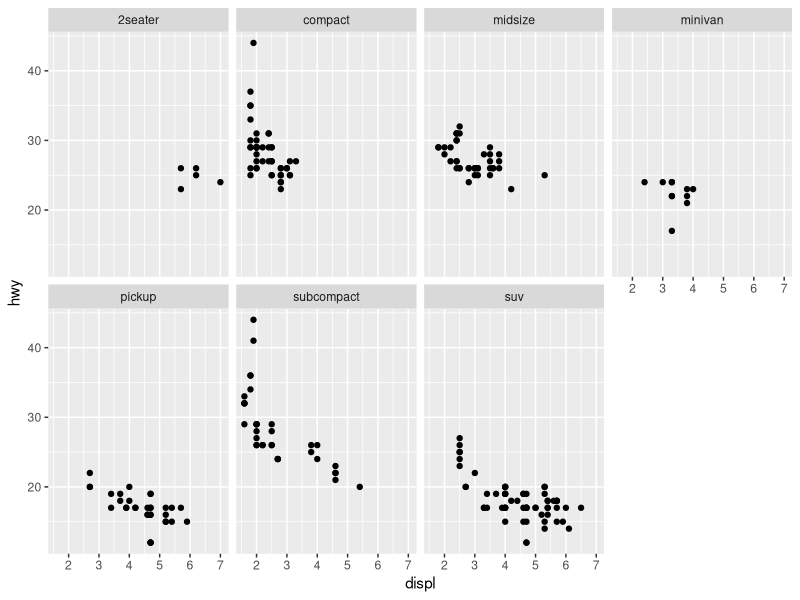
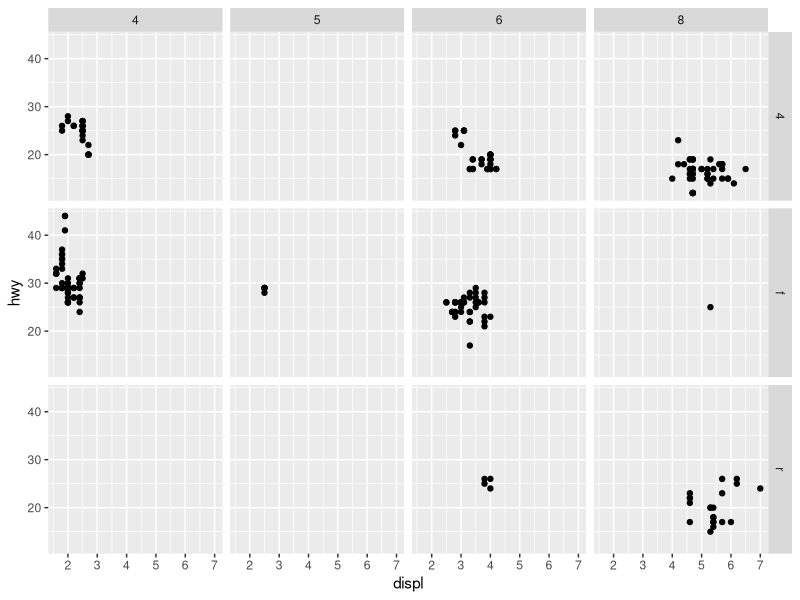
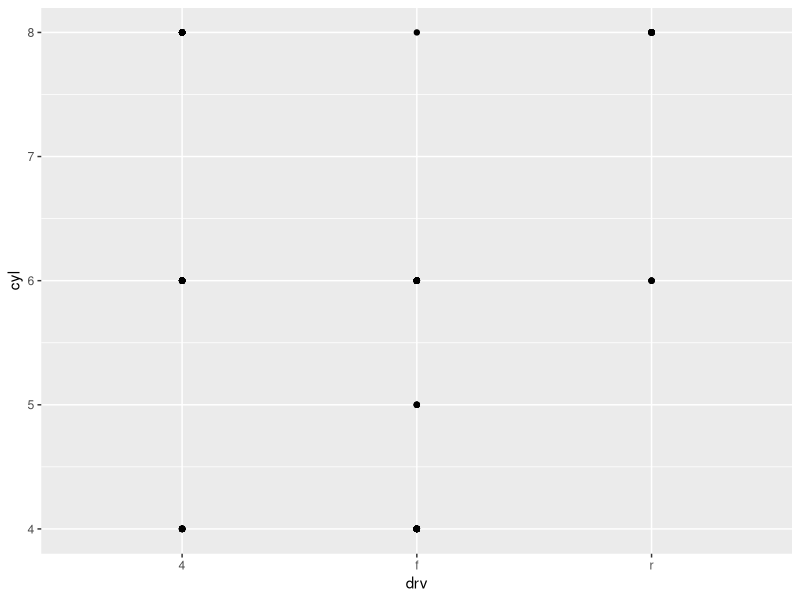
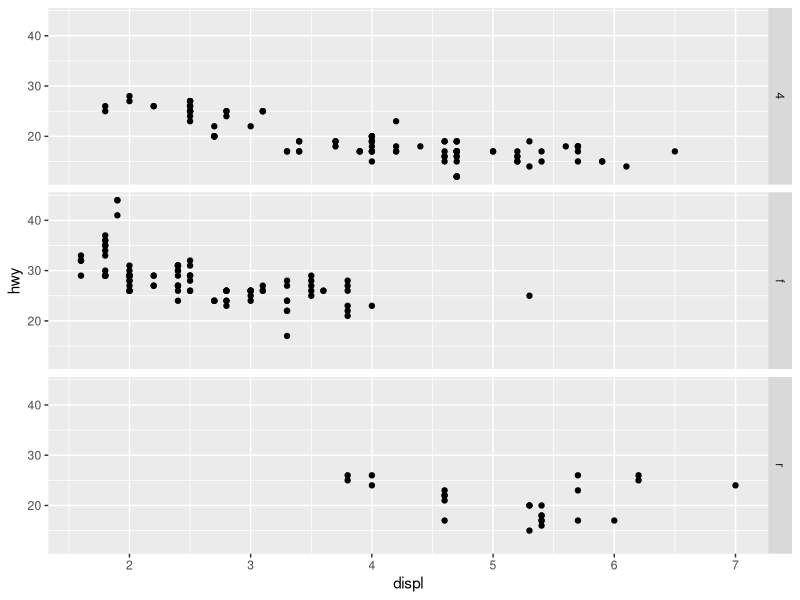
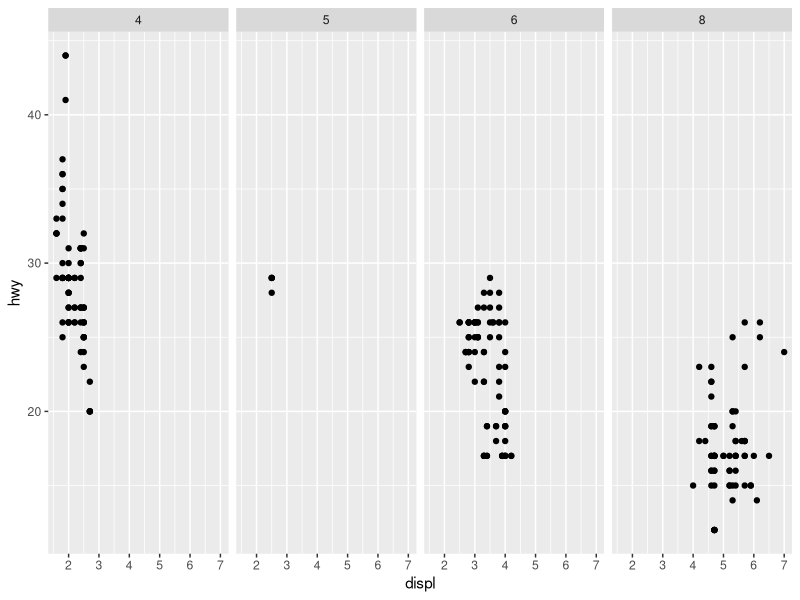
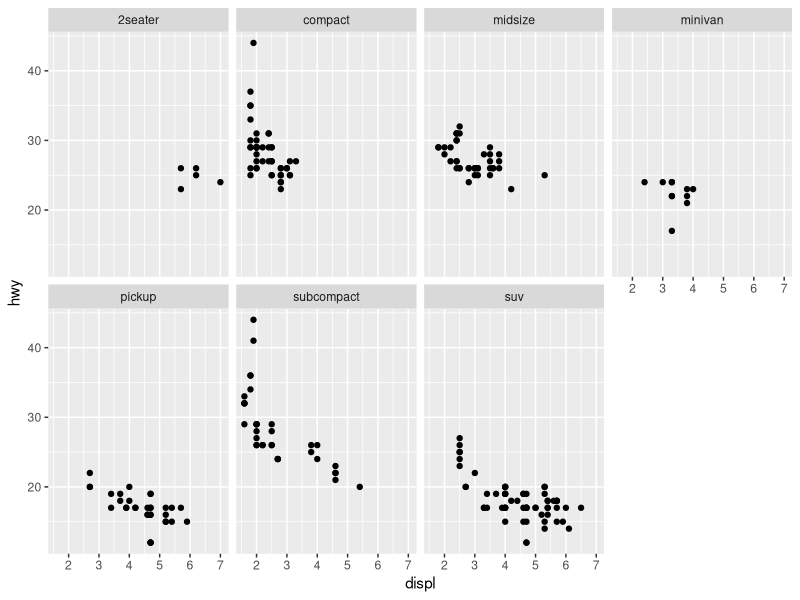
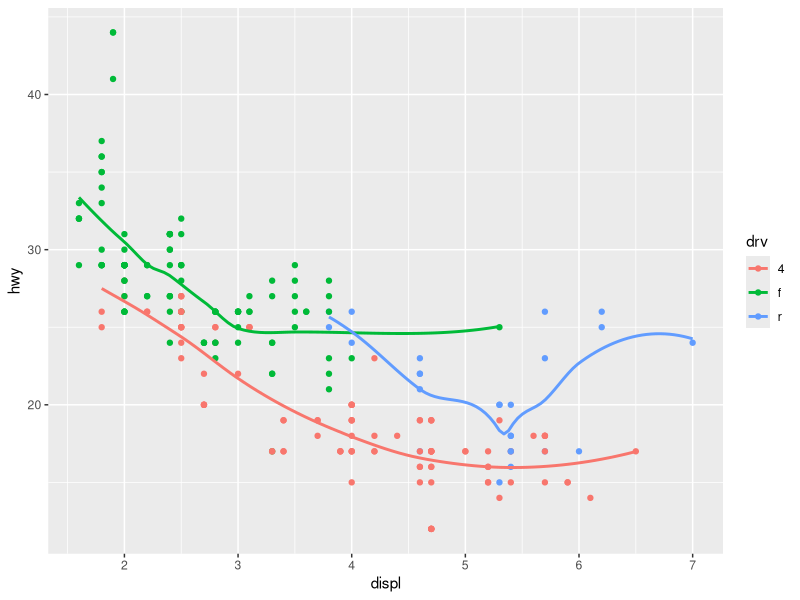
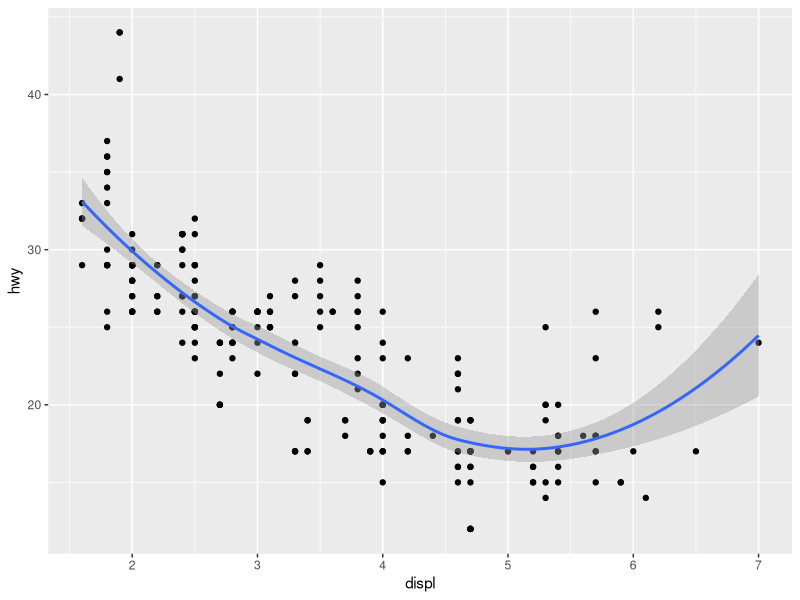

Recreate these plots in R, in order.
## ---- chunk 1
knitr::opts_chunk$set(echo = TRUE)
library(tidyverse)
library(maps)
## ---- chunk 2
ggplot(data = mpg) + 
  geom_point(mapping = aes(x = displ, y = hwy)) + 
  facet_wrap(~ class, nrow = 2)
## ---- chunk 3
ggplot(data = mpg) + 
  geom_point(mapping = aes(x = displ, y = hwy)) + 
  facet_grid(drv ~ cyl)
## ---- chunk 4
ggplot(data = mpg) + 
  geom_point(mapping = aes(x = drv, y = cyl))
  facet_grid (drv ~ cyl)
## ---- chunk 5
# graph 1
ggplot(data = mpg) + 
  geom_point(mapping = aes(x = displ, y = hwy)) +
  facet_grid(drv ~ .)

# graph 2
ggplot(data = mpg) + 
  geom_point(mapping = aes(x = displ, y = hwy)) +
  facet_grid(. ~ cyl)
## ---- chunk 6
ggplot(data = mpg) + 
  geom_point(mapping = aes(x = displ, y = hwy)) + 
  facet_wrap(~ class, nrow = 2)
## ---- chunk 7
## 1 ##
## geom_line() , geom_boxplot() , geom_histogram() , 	geom_area() ##

## 2 ##
## displays highway mpg of vehicles with different displacements w/seperate trend lines
## of 4wd, fwd, and rwd (smoothed) ##
ggplot(data = mpg, mapping = aes(x = displ, y = hwy, color = drv)) + 
  geom_point() + 
  geom_smooth(se = FALSE)

## 3 ##
## helps hide a specific layer from being displayed. Without it that legend in the 
## layer would be visible. ##

## 4 ##
## se adds a area around the line that is shaded, representing the standard error
## with a 95% CI. ##

## 5 ##
## no these would not look different as they functionally do the same thing, just
## present the code in two differing ways. ##

## 6 ##
## Graph 1##
ggplot(mpg, aes(x = displ, y = hwy)) +
  geom_point() +
  geom_smooth()

ggplot(mpg, aes(x = displ, y = hwy)) +
  geom_point(color = "black") +
  geom_smooth(aes(group = drv), color = "blue", se = FALSE)

ggplot(mpg, aes(x = displ, y = hwy, color = drv)) +
  geom_point() +
  geom_smooth(se = FALSE)

ggplot(mpg, aes(x = displ, y = hwy, color = drv)) +
  geom_point() +
  geom_smooth(color = "blue", se = FALSE)

ggplot(mpg, aes(x = displ, y = hwy, color = drv, linetype = drv)) +
  geom_point() +
  geom_smooth(color = "blue", se = FALSE)

ggplot(mpg, aes(x = displ, y = hwy, fill = drv)) +
  geom_point(shape = 21, color = "white", size = 2) +
  geom_smooth(aes(color = drv), se = FALSE)


## ---- chunk 8
diamonds.df <- diamonds %>%
  group_by(cut) %>%
  summarize(
    median_depth = median(depth),
    min_depth = min(depth),
    max_depth = max(depth)
  )

ggplot(diamonds.df, aes(x = cut, y = median_depth, ymin = min_depth, ymax = max_depth)) +
  geom_pointrange()
## ---- chunk 9

ggplot(data = mpg, mapping = aes(x = cty, y = hwy)) + 
  geom_jitter()

## ---- chunk 10
ggplot(mpg)+
  geom_bar(aes(x = class, fill = trans))



## ---- chunk 11
mpg |> 
  ggplot(aes(class, hwy)) +
  geom_boxplot()

# flip x and y
mpg |> 
  ggplot(aes(class, hwy)) +
  geom_boxplot() +
  coord_flip()

# graph the world
world <- map_data("world")

world |> 
  ggplot(aes(long, lat,
             group = group)) +
  geom_polygon(fill = "steelblue", color = "black") 

world |> 
  ggplot(aes(long, lat,
             group = group)) +
  geom_polygon(fill = "steelblue", color = "black") +
  coord_quickmap()    

# pie graph
bar <- diamonds |> 
  ggplot() +
  geom_bar(aes(cut,
               fill = cut),
           show.legend = FALSE,
           width = 1) +
  theme(aspect.ratio = 1) +
  labs(x = NULL, 
       y = NULL)

bar + coord_flip()
bar + coord_polar()
## ---- chunk 12
mpg |> 
  ggplot() +
  geom_bar(aes(x = manufacturer, 
               fill = manufacturer),
           show.legend = FALSE) +
  coord_flip() 
## ---- chunk 13
ggplot(data = mpg, mapping = aes(x = cty, y = hwy)) +
  geom_point() + 
  geom_abline() +
  coord_fixed(6/3)

ggplot(data = mpg, mapping = aes(x = cty, y = hwy)) +
  geom_point() +
  geom_abline() +
  coord_fixed() 
